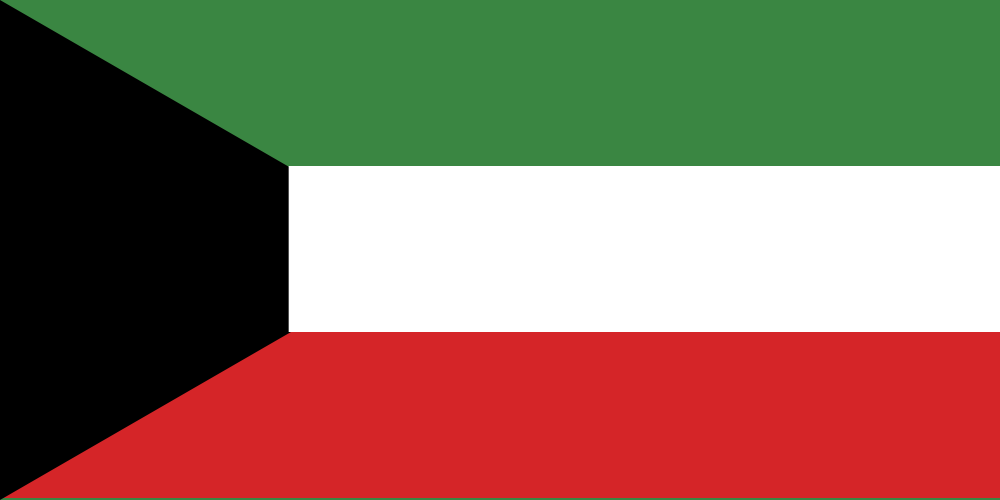
Frame 1 (no input)
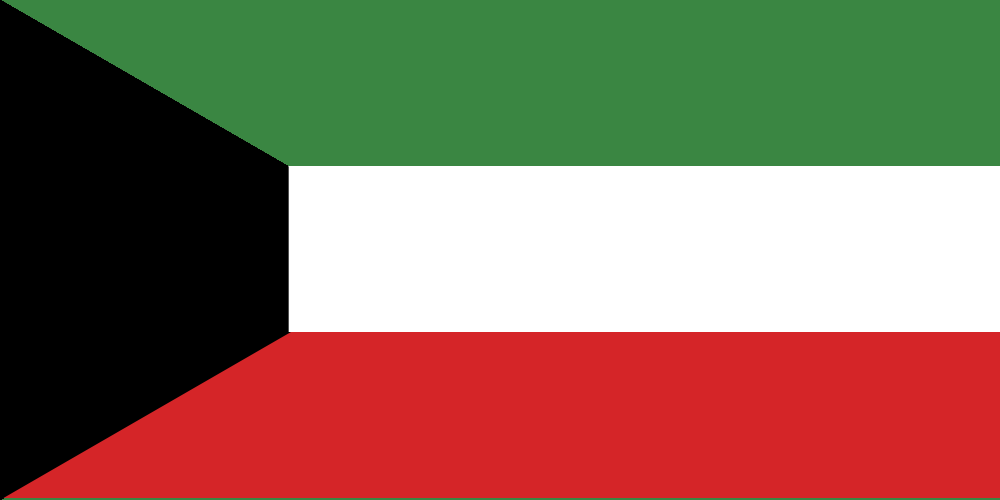
Frame 60 (the mouse pressed at the canvas centre just before this capture)
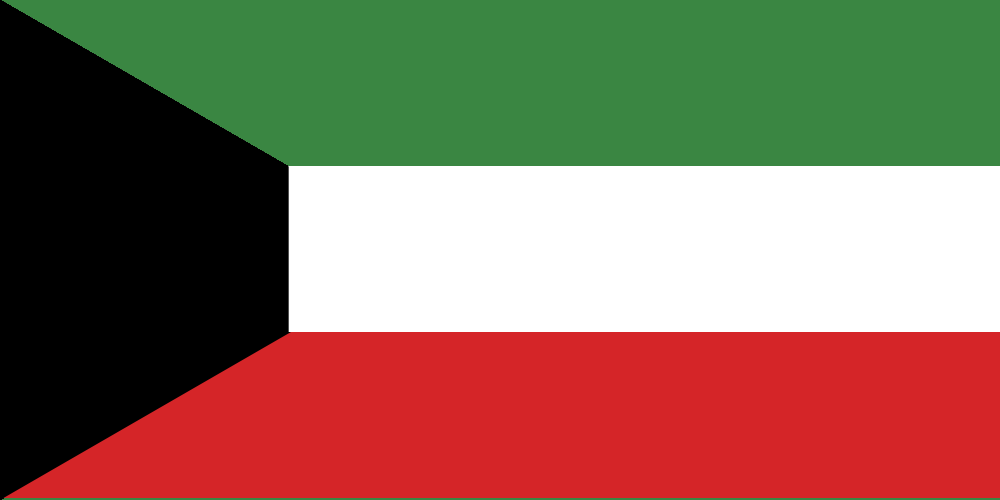
Frame 120 (the mouse held since frame 60 and released just before this capture)

The Processing sketch that drew these frames (run headless with seeded random() and noise(); from frame 60 on, the mouse is pressed at the canvas centre):

// Processing sketch: Kuwait
// ── Kuwait.pde
/*
Name: Ruiling
Date: Nov 22
Version: 1.0
Description: Flag-Kuwait
*/
float x1, y1, x2, y2, x3, y3, r1, r2, r3, r4, t1, t2, t3, t4;
void setup(){
  size(1000,500);
  background(58,134,66);
   noStroke();
  x1 = 0;
  y1 = 0;
  x2 = 0;
  y2 = height;
  x3 = (height/2) * sqrt(3);
  y3 = height/2;
  r1 = ((height/2) * sqrt(3))/3 * 2;
  r2 = height/3;
  r3 = width/4 * 3;
  r4 = height/3;
  t1 = 0;
  t2 = height/3 * 2;
  t3 = width;
  t4 = height/3;
}

void draw(){
fill(213, 37, 40);
rect(t1, t2, t3, t4);
fill(0);
triangle(x1, y1, x2, y2, x3, y3);
fill(255);
rect(r1,r2,r3,r4);

}
